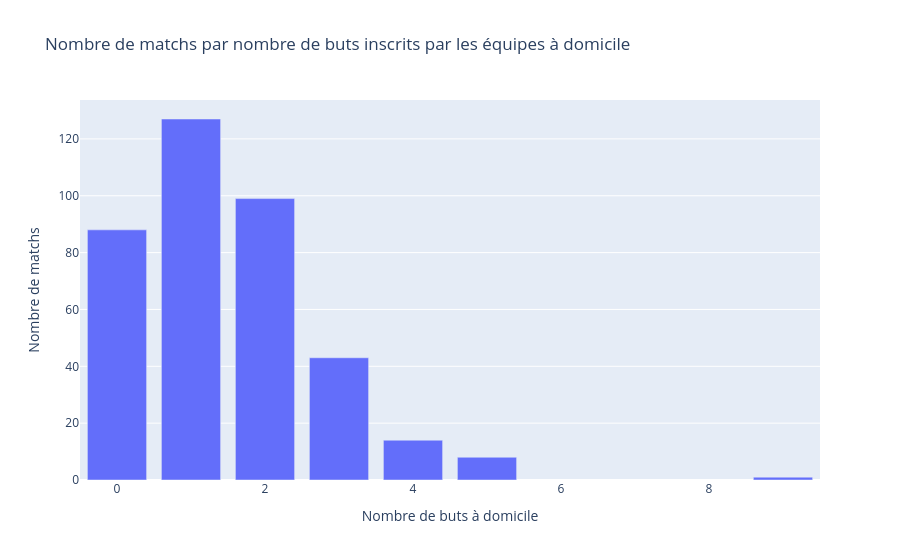

The code cell stored with this chart in its notebook:
### Markdown cell above
<b>Diagramme en barres de la distribution du nombre de buts par match inscrits par les équipes à domicile</b>

### Code cell
import plotly.express as px

fig = px.bar(
    nb_matchs_buts,
    x='nb_buts_dom',
    y='nb_matchs',
    title='Nombre de matchs par nombre de buts inscrits par les équipes à domicile'
)

fig.update_layout(
    xaxis_title='Nombre de buts à domicile',
    yaxis_title='Nombre de matchs'
)

fig.show()

### Figure 1 — Plotly figure (JSON) as saved in the notebook; plotly's stock layout.template omitted (floating-point values rounded to 4 significant figures)
{"data": [{"hovertemplate": "nb_buts_dom=%{x}<br>nb_matchs=%{y}<extra></extra>", "legendgroup": "", "marker": {"color": "#636efa", "pattern": {"shape": ""}}, "name": "", "orientation": "v", "showlegend": false, "textposition": "auto", "type": "bar", "x": [0, 1, 2, 3, 4, 5, 9], "xaxis": "x", "y": [88, 127, 99, 43, 14, 8, 1], "yaxis": "y"}], "layout": {"barmode": "relative", "legend": {"tracegroupgap": 0}, "title": {"text": "Nombre de matchs par nombre de buts inscrits par les équipes à domicile"}, "xaxis": {"anchor": "y", "domain": [0, 1], "title": {"text": "Nombre de buts à domicile"}}, "yaxis": {"anchor": "x", "domain": [0, 1], "title": {"text": "Nombre de matchs"}}}}
